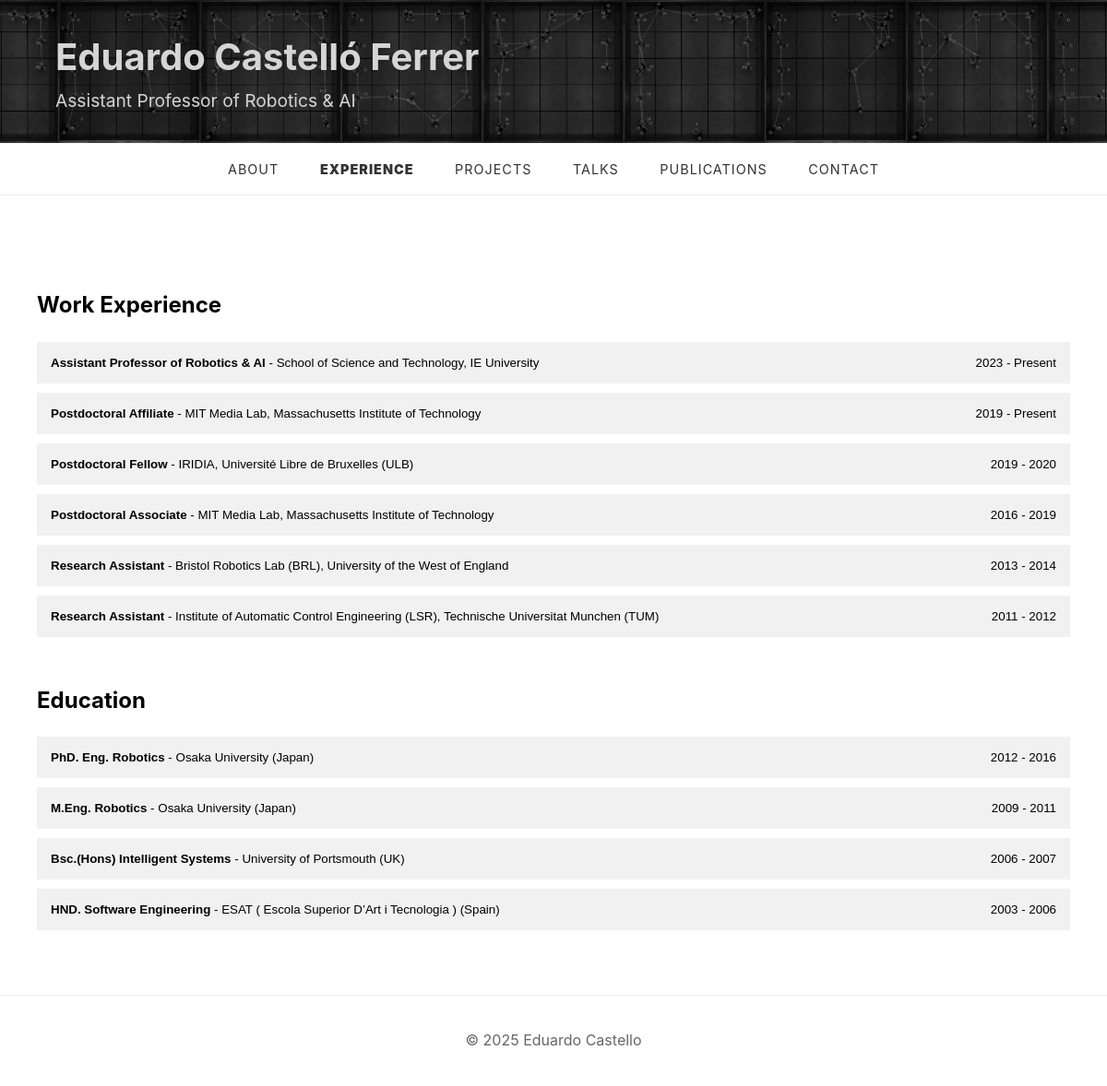
The app's page /experience/ with its own data.
### main/models.py (models this page shows, shortened)
class SiteSettings(models.Model):
    title = models.CharField(('Site Title'), max_length=200, default='Eduardo Castello')
    subtitle = models.CharField(('Subtitle'), max_length=200, default='Postdoctoral research fellow at MIT')
    banner_image = models.ImageField(('Banner Image'), upload_to='banners/', blank=True, null=True)
    class Meta:
        verbose_name = ('Site Settings')
        verbose_name_plural = ('Site Settings')
    @classmethod
    def get_settings(cls):
        return cls.objects.first() or cls.objects.create()

class WorkItem(models.Model):
    title = models.CharField(max_length=200)
    date_range = models.CharField(max_length=100)
    institution = models.CharField(max_length=200)
    description = models.TextField()
    order = models.IntegerField(default=0)
    class Meta:
        ordering = ['order']

class EducationItem(models.Model):
    title = models.CharField(max_length=200)
    date_range = models.CharField(max_length=100)
    institution = models.CharField(max_length=200)
    description = models.TextField()
    order = models.IntegerField(default=0)
    class Meta:
        ordering = ['order']

### main/views.py (the view)
# urls.py: path("experience/", views.experience, name="experience"),
def experience(request):
    education_items = EducationItem.objects.all()
    work_items = WorkItem.objects.all()
    experience_description = ExperienceDescription.objects.first()
    return render(
        request,
        "main/experience.html",
        {
            "education_items": education_items,
            "work_items": work_items,
            "experience_description": experience_description,
        },
    )

### main/context_processors.py (called while the page is built)
def site_settings(request):
    return {
        'site_settings': SiteSettings.get_settings()
    }

### main/templatetags/markdown_extras.py (called while the page is built)
@register.filter()
@stringfilter
def markdown(value):
    return md.markdown(value)

### main/templates/main/experience.html (shortened to what this page needs)
{% extends 'base.html' %}
{% load static %}
{% load markdown_extras %}
{% block extra_css %}
    <link rel="stylesheet" href="{% static 'css/experience.css' %}">
{% endblock %}
{% block content %}
    <div class="experience-container">
        <div class="experience-sections">
            <section class="work-section">
                <h2>Work Experience</h2>
                <div class="accordion">
                    {% for item in work_items %}
                    <div class="accordion-item">
                        <button class="accordion-button">
                            <span class="title-institution"><strong>{{ item.title }}</strong> - {{ item.institution }}</span>
                            <span class="date-range">{{ item.date_range }}</span>
                        </button>
                    </div>
                    {% endfor %}
                </div>
            </section>
            <section class="education-section">
                <h2>Education</h2>
                <div class="accordion">
                    {% for item in education_items %}
                    <div class="accordion-item">
                        <button class="accordion-button">
                            <span class="title-institution"><strong>{{ item.title }}</strong> - {{ item.institution }}</span>
                            <span class="date-range">{{ item.date_range }}</span>
                        </button>
                    </div>
                    {% endfor %}
                </div>
            </section>
        </div>
    </div>
{% endblock %}

### templates/base.html (shortened to what this page needs)
{% load static %}
<!DOCTYPE html>
<html lang="en">
<head>
    <link rel="stylesheet" href="{% static 'css/base.css' %}">
    {% block extra_css %}{% endblock %}
</head>
<body>
    <header>
        <div class="site-title" style="background-image: url('{% if site_settings.banner_image %}{{ site_settings.banner_image.url }}{% else %}{% static 'images/grey_dark_banner.jpg' %}{% endif %}');
            background-size: contain;
            background-position: center;
            ">
            <div class="title-container">
                <div class="title-text">
                    <h1>{{ site_settings.title }}</h1>
                    <p class="subtitle">{{ site_settings.subtitle }}</p>
                </div>
            </div>
        </div>
    </header>
    <nav class="main-nav">
        <a href="{% url 'about' %}" {% if request.path == '/' %}class="active"{% endif %}>ABOUT</a>
        <a href="{% url 'experience' %}" {% if request.path == '/experience/' %}class="active"{% endif %}>EXPERIENCE</a>
        <a href="{% url 'projects' %}" {% if request.path == '/projects/' %}class="active"{% endif %}>PROJECTS</a>
        <a href="{% url 'talks' %}" {% if request.path == '/talks/' %}class="active"{% endif %}>TALKS</a>
        <a href="{% url 'publications' %}" {% if request.path == '/publications/' %}class="active"{% endif %}>PUBLICATIONS</a>
        <a href="{% url 'contact' %}" {% if request.path == '/contact/' %}class="active"{% endif %}>CONTACT</a>
    </nav>
    <main>
        {% block content %}
        {% endblock %}
    </main>
    <footer>
        <p>© {% now "Y" %} Eduardo Castello</p>
    </footer>
</body>
</html>

### static/css/base.css (style rules this page uses)
body { margin: 0; padding: 0; font-family: -apple-system, BlinkMacSystemFont, "Segoe UI", Roboto, Helvetica, Arial, sans-serif; line-height: 1.6; }
.site-title { text-align: left; position: relative; z-index: 999; padding: 30px 20px; }
.site-title h1 { font-size: 2.5rem; margin: 0; color: #333; font-weight: bold; }
.subtitle { color: #666; margin: 0; font-size: 1.2rem; }
.main-nav { width: 100%; background: white; padding: 15px 0; text-align: center; z-index: 1000; border-top: 1px solid #eee; border-bottom: 1px solid #eee; transition: all 0.3s ease; }
.main-nav a { color: #333; text-decoration: none; padding: 0 20px; font-size: 0.9rem; text-transform: uppercase; letter-spacing: 1px; }
main { max-width: 1200px; margin: 40px auto; padding: 0 20px; }
footer { text-align: center; padding: 20px; color: #666; border-top: 1px solid #eee; }
.title-container { display: flex; justify-content: space-between; align-items: center; width: 100%; }
.title-text { flex: 1; width: 100%; max-width: 1200px; margin: 0 auto; padding-left: 40px; }
.title-text h1 { color: #d5d5d5; }
.title-text p { color: #d5d5d5; }
.main-nav-container, header, .site-header { overflow: visible !important; }
html, body { margin: 0; padding: 0; overflow-x: hidden; }
header { position: relative; width: 100%; }
.active { font-weight: 1000; }

### static/css/experience.css (style rules this page uses)
.experience-container { max-width: 1200px; margin: 0 auto; padding: 20px; }
.experience-sections { display: flex; flex-direction: column; gap: 40px; }
.work-section, .education-section { background: #fff; }
.work-section h2, .education-section h2 { margin-top: 0; margin-bottom: 20px; }
.accordion { width: 100%; }
.accordion-item { margin-bottom: 10px; }
.accordion-button { width: 100%; text-align: left; padding: 15px; background-color: #f1f1f1; border: none; cursor: pointer; outline: none; transition: background-color 0.3s ease; display: flex; justify-content: space-between; align-items: center; width: 100%; }
@media (min-width: 768px) { .experience-sections { grid-template-columns: 1fr 1fr; } }
.title-institution { flex-grow: 1; text-align: left; }
.date-range { margin-left: 20px; text-align: right; font-weight: 500; }

### records on screen
SiteSettings: banner_image (picture), title "Eduardo Castelló Ferrer", subtitle "Assistant Professor of Robotics & AI"
WorkItem: title "Assistant Professor of Robotics & AI", institution "School of Science and Technology, IE University", date_range "2023 - Present"
WorkItem: title "Postdoctoral Affiliate", institution "MIT Media Lab, Massachusetts Institute of Technology", date_range "2019 - Present"
WorkItem: title "Postdoctoral Fellow", institution "IRIDIA, Université Libre de Bruxelles (ULB)", date_range "2019 - 2020"
WorkItem: title "Postdoctoral Associate", institution "MIT Media Lab, Massachusetts Institute of Technology", date_range "2016 - 2019"
WorkItem: title "Research Assistant", institution "Bristol Robotics Lab (BRL), University of the West of England", date_range "2013 - 2014"
WorkItem: title "Research Assistant", institution "Institute of Automatic Control Engineering (LSR), Technische Universitat Munchen (TUM)", date_range "2011 - 2012"
EducationItem: title "PhD. Eng. Robotics", institution "Osaka University (Japan)", date_range "2012 - 2016"
EducationItem: title "M.Eng. Robotics", institution "Osaka University (Japan)", date_range "2009 - 2011"
EducationItem: title "Bsc.(Hons) Intelligent Systems", institution "University of Portsmouth (UK)", date_range "2006 - 2007"
EducationItem: title "HND. Software Engineering", institution "ESAT ( Escola Superior D’Art i Tecnologia ) (Spain)", date_range "2003 - 2006"
